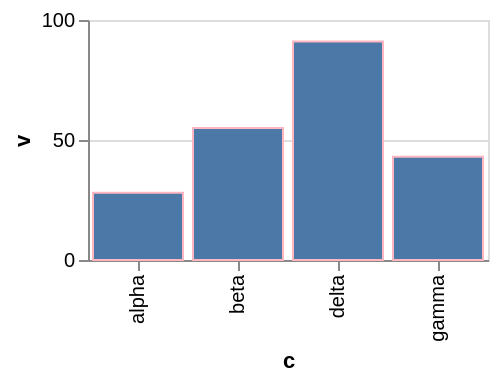

Express this chart as Vega-Lite.
### Vega-Lite specification from a JSON file in a GitHub repository (floating-point values rounded to 4 significant figures)
{"$schema": "https://vega.github.io/schema/vega-lite/v6.json", "width": 200, "height": 120, "data": {"values": [{"c": "alpha", "v": 28, "w": 3, "t": "2024-01-07"}, {"c": "beta", "v": 55, "w": 7, "t": "2024-03-19"}, {"c": "gamma", "v": 43, "w": 5, "t": "2024-06-02"}, {"c": "delta", "v": 91, "w": 9, "t": "2024-09-11"}]}, "mark": "bar", "encoding": {"x": {"field": "c", "type": "nominal"}, "y": {"field": "v", "type": "quantitative"}}, "config": {"mark": {"stroke": "lightpink"}}}
